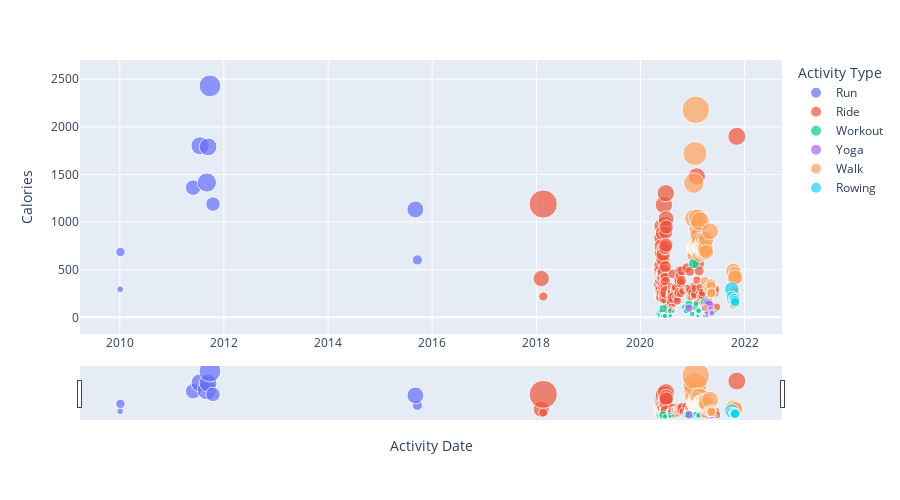

The notebook cell saved with this chart:
### Code cell
fig = px.scatter(strava_df, 
                x='Activity Date', 
                y='Calories',
                color='Activity Type',
                size='Moving Time',
                height=500)

fig.update_layout(xaxis_rangeslider_visible=True)

fig
